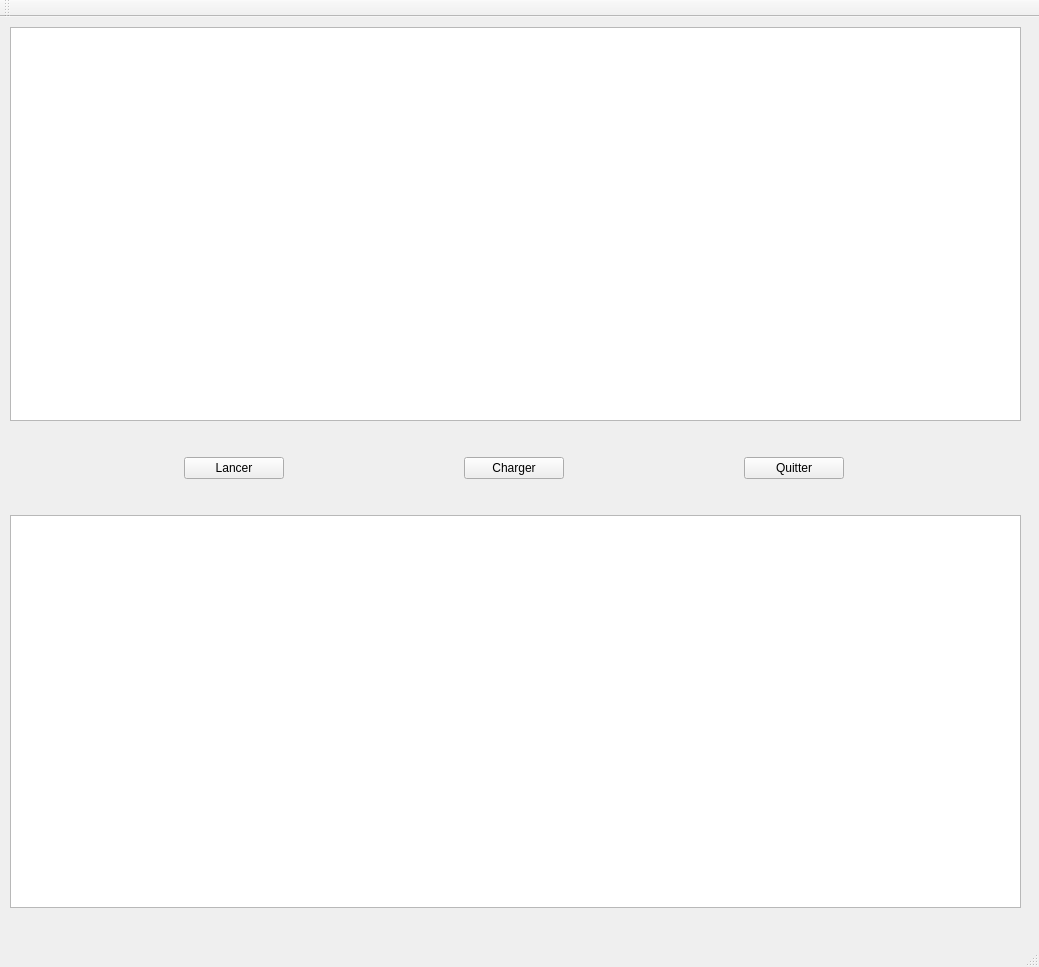
<?xml version="1.0" encoding="UTF-8"?>
<ui version="4.0">
 <class>MainWindow</class>
 <widget class="QMainWindow" name="MainWindow">
  <property name="geometry">
   <rect>
    <x>0</x>
    <y>0</y>
    <width>1039</width>
    <height>967</height>
   </rect>
  </property>
  <property name="windowTitle">
   <string>MainWindow</string>
  </property>
  <widget class="QWidget" name="centralWidget">
   <widget class="QWidget" name="verticalLayoutWidget">
    <property name="geometry">
     <rect>
      <x>0</x>
      <y>0</y>
      <width>1031</width>
      <height>901</height>
     </rect>
    </property>
    <layout class="QVBoxLayout" name="verticalLayout">
     <property name="sizeConstraint">
      <enum>QLayout::SetMaximumSize</enum>
     </property>
     <property name="leftMargin">
      <number>10</number>
     </property>
     <property name="topMargin">
      <number>10</number>
     </property>
     <property name="rightMargin">
      <number>10</number>
     </property>
     <property name="bottomMargin">
      <number>10</number>
     </property>
     <item>
      <widget class="QTextEdit" name="TexteEditor">
       <property name="enabled">
        <bool>true</bool>
       </property>
       <property name="sizePolicy">
        <sizepolicy hsizetype="Expanding" vsizetype="Expanding">
         <horstretch>0</horstretch>
         <verstretch>0</verstretch>
        </sizepolicy>
       </property>
      </widget>
     </item>
     <item>
      <spacer name="verticalSpacer_2">
       <property name="orientation">
        <enum>Qt::Vertical</enum>
       </property>
       <property name="sizeType">
        <enum>QSizePolicy::Fixed</enum>
       </property>
       <property name="sizeHint" stdset="0">
        <size>
         <width>20</width>
         <height>30</height>
        </size>
       </property>
      </spacer>
     </item>
     <item>
      <layout class="QHBoxLayout" name="horizontalLayout_2">
       <item>
        <widget class="QPushButton" name="Lancer">
         <property name="maximumSize">
          <size>
           <width>100</width>
           <height>30</height>
          </size>
         </property>
         <property name="text">
          <string>Lancer</string>
         </property>
        </widget>
       </item>
       <item>
        <widget class="QPushButton" name="Charger">
         <property name="maximumSize">
          <size>
           <width>100</width>
           <height>30</height>
          </size>
         </property>
         <property name="text">
          <string>Charger</string>
         </property>
        </widget>
       </item>
       <item>
        <widget class="QPushButton" name="Quitter">
         <property name="maximumSize">
          <size>
           <width>100</width>
           <height>30</height>
          </size>
         </property>
         <property name="text">
          <string>Quitter</string>
         </property>
        </widget>
       </item>
      </layout>
     </item>
     <item>
      <spacer name="verticalSpacer">
       <property name="orientation">
        <enum>Qt::Vertical</enum>
       </property>
       <property name="sizeType">
        <enum>QSizePolicy::Fixed</enum>
       </property>
       <property name="sizeHint" stdset="0">
        <size>
         <width>20</width>
         <height>30</height>
        </size>
       </property>
      </spacer>
     </item>
     <item>
      <widget class="QTextEdit" name="TexteAffichage"/>
     </item>
    </layout>
   </widget>
  </widget>
  <widget class="QMenuBar" name="menuBar">
   <property name="geometry">
    <rect>
     <x>0</x>
     <y>0</y>
     <width>1039</width>
     <height>27</height>
    </rect>
   </property>
  </widget>
  <widget class="QToolBar" name="mainToolBar">
   <attribute name="toolBarArea">
    <enum>TopToolBarArea</enum>
   </attribute>
   <attribute name="toolBarBreak">
    <bool>false</bool>
   </attribute>
  </widget>
  <widget class="QStatusBar" name="statusBar"/>
 </widget>
 <layoutdefault spacing="6" margin="11"/>
 <resources/>
 <connections/>
</ui>
